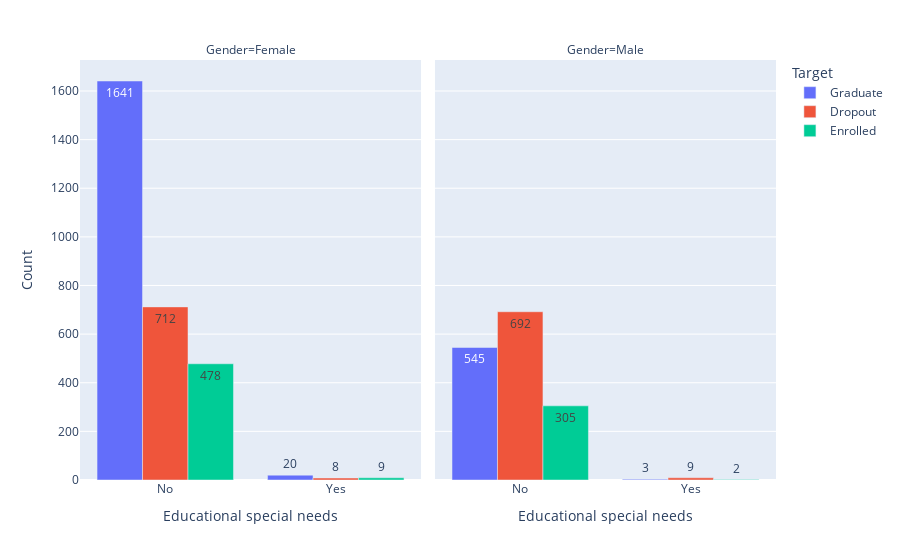

The cell this chart's notebook holds for it:
### Code cell
px.bar(special_needs, x='Educational special needs', y='Count', color='Target', barmode="group", text_auto=True, facet_col="Gender")

### Figure 1 — Plotly figure (JSON) as saved in the notebook; plotly's stock layout.template omitted (floating-point values rounded to 4 significant figures)
{"data": [{"alignmentgroup": "True", "hovertemplate": "Target=Graduate<br>Gender=Female<br>Educational special needs=%{x}<br>Count=%{y}<extra></extra>", "legendgroup": "Graduate", "marker": {"color": "#636efa", "pattern": {"shape": ""}}, "name": "Graduate", "offsetgroup": "Graduate", "orientation": "v", "showlegend": true, "textposition": "auto", "texttemplate": "%{y}", "type": "bar", "x": ["No", "Yes"], "xaxis": "x", "y": [1641, 20], "yaxis": "y"}, {"alignmentgroup": "True", "hovertemplate": "Target=Graduate<br>Gender=Male<br>Educational special needs=%{x}<br>Count=%{y}<extra></extra>", "legendgroup": "Graduate", "marker": {"color": "#636efa", "pattern": {"shape": ""}}, "name": "Graduate", "offsetgroup": "Graduate", "orientation": "v", "showlegend": false, "textposition": "auto", "texttemplate": "%{y}", "type": "bar", "x": ["No", "Yes"], "xaxis": "x2", "y": [545, 3], "yaxis": "y2"}, {"alignmentgroup": "True", "hovertemplate": "Target=Dropout<br>Gender=Female<br>Educational special needs=%{x}<br>Count=%{y}<extra></extra>", "legendgroup": "Dropout", "marker": {"color": "#EF553B", "pattern": {"shape": ""}}, "name": "Dropout", "offsetgroup": "Dropout", "orientation": "v", "showlegend": true, "textposition": "auto", "texttemplate": "%{y}", "type": "bar", "x": ["No", "Yes"], "xaxis": "x", "y": [712, 8], "yaxis": "y"}, {"alignmentgroup": "True", "hovertemplate": "Target=Dropout<br>Gender=Male<br>Educational special needs=%{x}<br>Count=%{y}<extra></extra>", "legendgroup": "Dropout", "marker": {"color": "#EF553B", "pattern": {"shape": ""}}, "name": "Dropout", "offsetgroup": "Dropout", "orientation": "v", "showlegend": false, "textposition": "auto", "texttemplate": "%{y}", "type": "bar", "x": ["No", "Yes"], "xaxis": "x2", "y": [692, 9], "yaxis": "y2"}, {"alignmentgroup": "True", "hovertemplate": "Target=Enrolled<br>Gender=Female<br>Educational special needs=%{x}<br>Count=%{y}<extra></extra>", "legendgroup": "Enrolled", "marker": {"color": "#00cc96", "pattern": {"shape": ""}}, "name": "Enrolled", "offsetgroup": "Enrolled", "orientation": "v", "showlegend": true, "textposition": "auto", "texttemplate": "%{y}", "type": "bar", "x": ["No", "Yes"], "xaxis": "x", "y": [478, 9], "yaxis": "y"}, {"alignmentgroup": "True", "hovertemplate": "Target=Enrolled<br>Gender=Male<br>Educational special needs=%{x}<br>Count=%{y}<extra></extra>", "legendgroup": "Enrolled", "marker": {"color": "#00cc96", "pattern": {"shape": ""}}, "name": "Enrolled", "offsetgroup": "Enrolled", "orientation": "v", "showlegend": false, "textposition": "auto", "texttemplate": "%{y}", "type": "bar", "x": ["No", "Yes"], "xaxis": "x2", "y": [305, 2], "yaxis": "y2"}], "layout": {"annotations": [{"font": {}, "showarrow": false, "text": "Gender=Female", "x": 0.245, "xanchor": "center", "xref": "paper", "y": 1, "yanchor": "bottom", "yref": "paper"}, {"font": {}, "showarrow": false, "text": "Gender=Male", "x": 0.755, "xanchor": "center", "xref": "paper", "y": 1, "yanchor": "bottom", "yref": "paper"}], "autosize": true, "barmode": "group", "legend": {"title": {"text": "Target"}, "tracegroupgap": 0}, "margin": {"t": 60}, "xaxis": {"anchor": "y", "autorange": true, "domain": [0, 0.49], "range": [-0.5, 1.5], "title": {"text": "Educational special needs"}, "type": "category"}, "xaxis2": {"anchor": "y2", "autorange": true, "domain": [0.51, 1], "matches": "x", "range": [-0.5, 1.5], "title": {"text": "Educational special needs"}, "type": "category"}, "yaxis": {"anchor": "x", "autorange": true, "domain": [0, 1], "range": [0, 1727.0], "title": {"text": "Count"}, "type": "linear"}, "yaxis2": {"anchor": "x2", "autorange": true, "domain": [0, 1], "matches": "y", "range": [0, 1727.0], "showticklabels": false, "type": "linear"}}}
